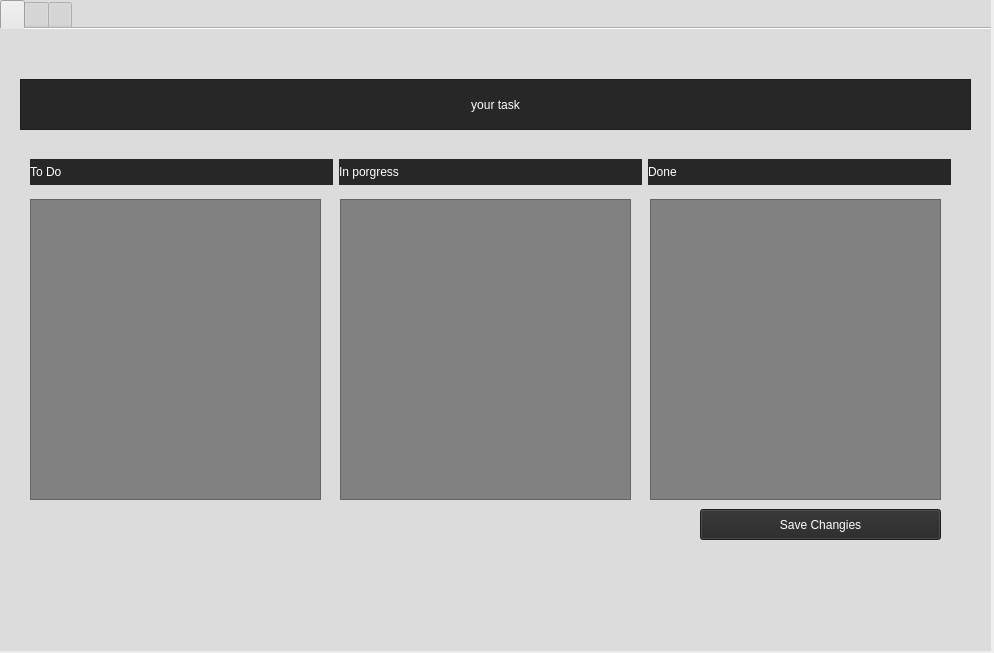
<?xml version="1.0" encoding="UTF-8"?>
<ui version="4.0">
 <class>Form</class>
 <widget class="QWidget" name="Form">
  <property name="geometry">
   <rect>
    <x>0</x>
    <y>0</y>
    <width>994</width>
    <height>653</height>
   </rect>
  </property>
  <property name="windowTitle">
   <string>Form</string>
  </property>
  <widget class="QTabWidget" name="tabWidget">
   <property name="geometry">
    <rect>
     <x>0</x>
     <y>0</y>
     <width>991</width>
     <height>651</height>
    </rect>
   </property>
   <property name="maximumSize">
    <size>
     <width>16777215</width>
     <height>16777215</height>
    </size>
   </property>
   <property name="font">
    <font>
     <family>Segoe UI Black</family>
     <bold>true</bold>
    </font>
   </property>
   <property name="focusPolicy">
    <enum>Qt::StrongFocus</enum>
   </property>
   <property name="toolTip">
    <string>&lt;html&gt;&lt;head/&gt;&lt;body&gt;&lt;p&gt;&lt;br/&gt;&lt;/p&gt;&lt;/body&gt;&lt;/html&gt;</string>
   </property>
   <property name="layoutDirection">
    <enum>Qt::LeftToRight</enum>
   </property>
   <property name="styleSheet">
    <string notr="true">background-color: rgb(220, 220, 220);
color: rgb(218, 234, 243);</string>
   </property>
   <property name="tabShape">
    <enum>QTabWidget::Rounded</enum>
   </property>
   <property name="currentIndex">
    <number>0</number>
   </property>
   <property name="iconSize">
    <size>
     <width>32</width>
     <height>32</height>
    </size>
   </property>
   <property name="elideMode">
    <enum>Qt::ElideNone</enum>
   </property>
   <property name="documentMode">
    <bool>true</bool>
   </property>
   <property name="tabsClosable">
    <bool>false</bool>
   </property>
   <property name="movable">
    <bool>false</bool>
   </property>
   <property name="tabBarAutoHide">
    <bool>false</bool>
   </property>
   <widget class="QWidget" name="tab_1">
    <attribute name="icon">
     <iconset>
      <normaloff>../../Downloads/th.jpg</normaloff>../../Downloads/th.jpg</iconset>
    </attribute>
    <attribute name="title">
     <string/>
    </attribute>
    <widget class="QLabel" name="username">
     <property name="geometry">
      <rect>
       <x>20</x>
       <y>50</y>
       <width>951</width>
       <height>51</height>
      </rect>
     </property>
     <property name="styleSheet">
      <string notr="true">background-color: qlineargradient(spread:pad, x1:0, y1:0, x2:1, y2:0, stop:0 rgba(0, 0, 0, 255), stop:1 rgba(255, 255, 255, 255));
background-color: rgb(39, 39, 39);
color: rgb(255, 255, 255);
font: 28pt &quot;Roman&quot;;</string>
     </property>
     <property name="frameShape">
      <enum>QFrame::StyledPanel</enum>
     </property>
     <property name="frameShadow">
      <enum>QFrame::Raised</enum>
     </property>
     <property name="text">
      <string>your task</string>
     </property>
     <property name="textFormat">
      <enum>Qt::PlainText</enum>
     </property>
     <property name="alignment">
      <set>Qt::AlignCenter</set>
     </property>
     <property name="wordWrap">
      <bool>false</bool>
     </property>
     <property name="margin">
      <number>2</number>
     </property>
     <property name="textInteractionFlags">
      <set>Qt::NoTextInteraction</set>
     </property>
    </widget>
    <widget class="QListWidget" name="TaskListWidget">
     <property name="geometry">
      <rect>
       <x>30</x>
       <y>170</y>
       <width>291</width>
       <height>301</height>
      </rect>
     </property>
     <property name="styleSheet">
      <string notr="true">background-color: rgb(129, 129, 129);</string>
     </property>
     <property name="editTriggers">
      <set>QAbstractItemView::DoubleClicked|QAbstractItemView::EditKeyPressed</set>
     </property>
     <property name="dragEnabled">
      <bool>true</bool>
     </property>
     <property name="dragDropOverwriteMode">
      <bool>false</bool>
     </property>
     <property name="dragDropMode">
      <enum>QAbstractItemView::DragDrop</enum>
     </property>
     <property name="defaultDropAction">
      <enum>Qt::MoveAction</enum>
     </property>
     <property name="selectionMode">
      <enum>QAbstractItemView::SingleSelection</enum>
     </property>
    </widget>
    <widget class="QListWidget" name="TaskListWidget_2">
     <property name="geometry">
      <rect>
       <x>340</x>
       <y>170</y>
       <width>291</width>
       <height>301</height>
      </rect>
     </property>
     <property name="styleSheet">
      <string notr="true">background-color: rgb(129, 129, 129);</string>
     </property>
     <property name="dragEnabled">
      <bool>true</bool>
     </property>
     <property name="dragDropOverwriteMode">
      <bool>false</bool>
     </property>
     <property name="dragDropMode">
      <enum>QAbstractItemView::DragDrop</enum>
     </property>
     <property name="defaultDropAction">
      <enum>Qt::MoveAction</enum>
     </property>
     <property name="alternatingRowColors">
      <bool>false</bool>
     </property>
     <property name="selectionMode">
      <enum>QAbstractItemView::SingleSelection</enum>
     </property>
    </widget>
    <widget class="QListWidget" name="TaskListWidget_3">
     <property name="geometry">
      <rect>
       <x>650</x>
       <y>170</y>
       <width>291</width>
       <height>301</height>
      </rect>
     </property>
     <property name="styleSheet">
      <string notr="true">background-color: rgb(129, 129, 129);</string>
     </property>
     <property name="dragEnabled">
      <bool>true</bool>
     </property>
     <property name="dragDropMode">
      <enum>QAbstractItemView::DragDrop</enum>
     </property>
     <property name="defaultDropAction">
      <enum>Qt::MoveAction</enum>
     </property>
     <property name="selectionMode">
      <enum>QAbstractItemView::SingleSelection</enum>
     </property>
    </widget>
    <widget class="QWidget" name="layoutWidget">
     <property name="geometry">
      <rect>
       <x>30</x>
       <y>130</y>
       <width>921</width>
       <height>26</height>
      </rect>
     </property>
     <layout class="QHBoxLayout" name="horizontalLayout">
      <item>
       <widget class="QLabel" name="label">
        <property name="styleSheet">
         <string notr="true">background-color: qlineargradient(spread:pad, x1:0, y1:0, x2:1, y2:0, stop:0 rgba(0, 0, 0, 255), stop:1 rgba(255, 255, 255, 255));
font: 11pt &quot;Segoe UI&quot;;
background-color: rgb(39, 39, 39);
color: rgb(255, 255, 255);
</string>
        </property>
        <property name="text">
         <string>To Do</string>
        </property>
       </widget>
      </item>
      <item>
       <widget class="QLabel" name="label_2">
        <property name="styleSheet">
         <string notr="true">background-color: qlineargradient(spread:pad, x1:0, y1:0, x2:1, y2:0, stop:0 rgba(0, 0, 0, 255), stop:1 rgba(255, 255, 255, 255));
font: 11pt &quot;Segoe UI&quot;;
background-color: rgb(39, 39, 39);
color: rgb(255, 255, 255);
</string>
        </property>
        <property name="text">
         <string>In porgress</string>
        </property>
       </widget>
      </item>
      <item>
       <widget class="QLabel" name="label_3">
        <property name="styleSheet">
         <string notr="true">background-color: qlineargradient(spread:pad, x1:0, y1:0, x2:1, y2:0, stop:0 rgba(0, 0, 0, 255), stop:1 rgba(255, 255, 255, 255));
font: 11pt &quot;Segoe UI&quot;;
background-color: rgb(39, 39, 39);
color: rgb(255, 255, 255);
</string>
        </property>
        <property name="text">
         <string>Done</string>
        </property>
       </widget>
      </item>
     </layout>
    </widget>
    <widget class="QPushButton" name="savechangies">
     <property name="geometry">
      <rect>
       <x>700</x>
       <y>480</y>
       <width>241</width>
       <height>31</height>
      </rect>
     </property>
     <property name="styleSheet">
      <string notr="true">background-color: rgb(39, 39, 39);
color: rgb(255, 255, 255);</string>
     </property>
     <property name="text">
      <string>Save Changies</string>
     </property>
    </widget>
   </widget>
   <widget class="QWidget" name="tab_2">
    <attribute name="icon">
     <iconset>
      <normaloff>../../Downloads/th (2).jpg</normaloff>../../Downloads/th (2).jpg</iconset>
    </attribute>
    <attribute name="title">
     <string/>
    </attribute>
    <widget class="QListWidget" name="listWidget">
     <property name="geometry">
      <rect>
       <x>20</x>
       <y>100</y>
       <width>961</width>
       <height>491</height>
      </rect>
     </property>
     <property name="styleSheet">
      <string notr="true">background-color: rgb(129, 129, 129);</string>
     </property>
     <property name="resizeMode">
      <enum>QListView::Adjust</enum>
     </property>
     <property name="layoutMode">
      <enum>QListView::SinglePass</enum>
     </property>
     <property name="viewMode">
      <enum>QListView::ListMode</enum>
     </property>
    </widget>
    <widget class="QDateTimeEdit" name="dateTimeEdit">
     <property name="geometry">
      <rect>
       <x>530</x>
       <y>60</y>
       <width>194</width>
       <height>31</height>
      </rect>
     </property>
     <property name="styleSheet">
      <string notr="true">background-color: rgb(0, 0, 0);
color: rgb(178, 183, 255);</string>
     </property>
     <property name="frame">
      <bool>true</bool>
     </property>
     <property name="buttonSymbols">
      <enum>QAbstractSpinBox::UpDownArrows</enum>
     </property>
     <property name="dateTime">
      <datetime>
       <hour>20</hour>
       <minute>30</minute>
       <second>0</second>
       <year>2021</year>
       <month>12</month>
       <day>28</day>
      </datetime>
     </property>
     <property name="time">
      <time>
       <hour>20</hour>
       <minute>30</minute>
       <second>0</second>
      </time>
     </property>
     <property name="minimumDateTime">
      <datetime>
       <hour>2</hour>
       <minute>30</minute>
       <second>0</second>
       <year>1999</year>
       <month>12</month>
       <day>30</day>
      </datetime>
     </property>
     <property name="currentSection">
      <enum>QDateTimeEdit::DaySection</enum>
     </property>
     <property name="calendarPopup">
      <bool>true</bool>
     </property>
     <property name="timeSpec">
      <enum>Qt::UTC</enum>
     </property>
    </widget>
    <widget class="QPushButton" name="TaskButton">
     <property name="geometry">
      <rect>
       <x>740</x>
       <y>60</y>
       <width>241</width>
       <height>31</height>
      </rect>
     </property>
     <property name="styleSheet">
      <string notr="true">background-color: rgb(39, 39, 39);
color: rgb(255, 255, 255);</string>
     </property>
     <property name="text">
      <string>Add task</string>
     </property>
    </widget>
   </widget>
   <widget class="QWidget" name="tab_3">
    <attribute name="icon">
     <iconset>
      <normaloff>../../Downloads/th (1).jpg</normaloff>../../Downloads/th (1).jpg</iconset>
    </attribute>
    <attribute name="title">
     <string/>
    </attribute>
   </widget>
  </widget>
 </widget>
 <resources/>
 <connections/>
</ui>
